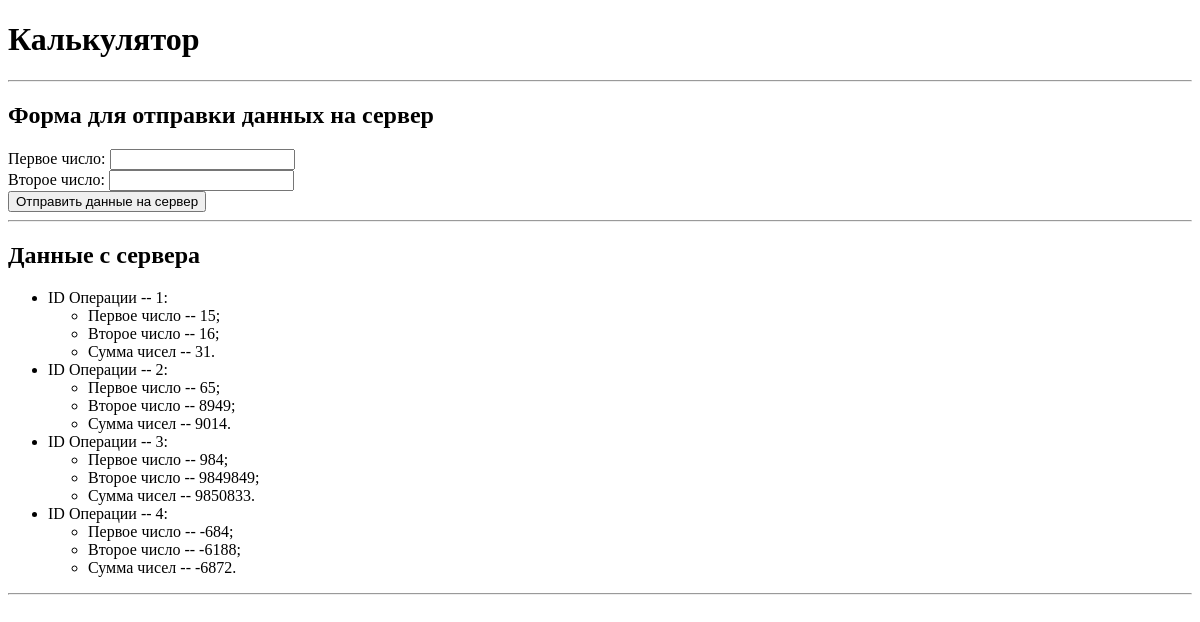
Page /calculator_two/ on the earlier database version.
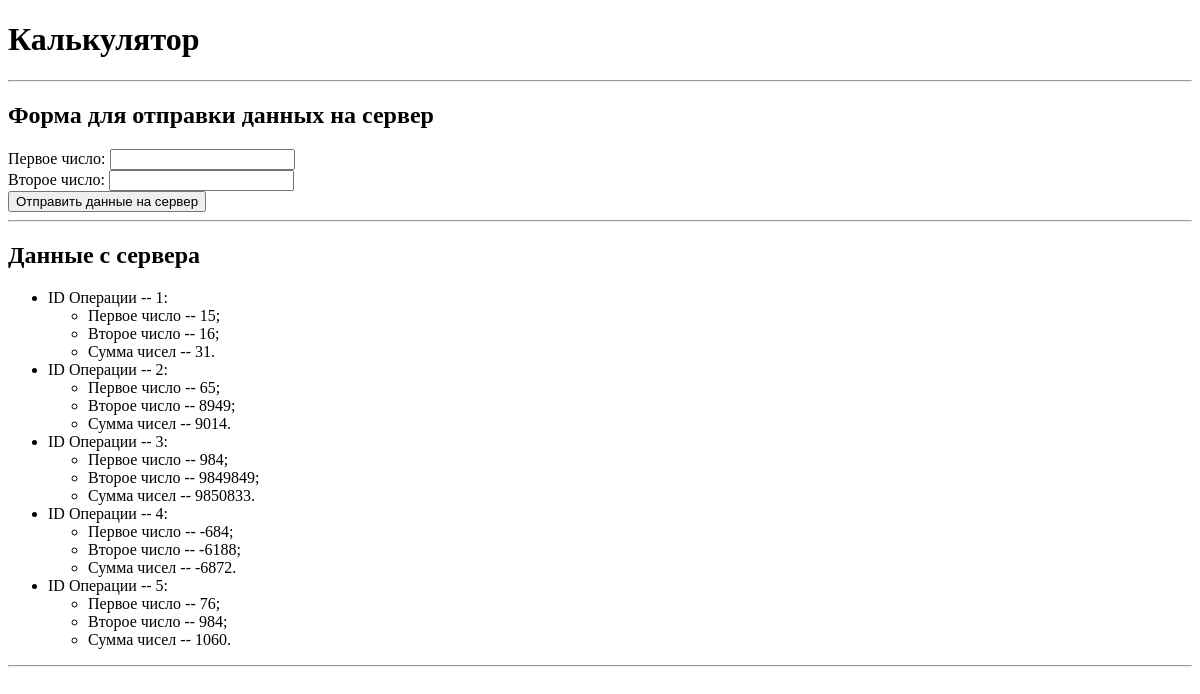
Same page on the later database version.
### calculator_two/models.py (models this page shows)
class CalculatorHistory(models.Model):
    number_one = models.IntegerField()
    number_two = models.IntegerField()
    answer = models.IntegerField()

### calculator_two/views.py (the view, shortened to what this page needs)
# urls.py: path("", menu_views.index_page),
def index_page(request):
    context = {"page_name": "Калькулятор"}
    context["data"] = CalculatorHistory.objects.all()
    return render(request, "calculator_two/index_page.html", context)

### templates/calculator_two/index_page.html (shortened to what this page needs)
{% extends 'base/base.html' %}
{% block header %}
  <h1>Калькулятор</h1>
  <hr />
{% endblock %}
{% block main %}
  <section>
    <h2>Форма для отправки данных на сервер</h2>
    <form action="/calculator_two/" method="post">
      <label for="number_one">Первое число:</label>
      <input type="number" name="number_one" />
      <br />
      <label for="number_two">Второе число:</label>
      <input type="number" name="number_two" />
      <br />
      <button type="submit">Отправить данные на сервер</button>
    </form>
    <hr />
  </section>
  <section>
    <h2>Данные с сервера</h2>
    <ul>
      {% for data_item in data %}
        <li>
          <span>ID Операции -- {{ data_item.id }}:</span>
          <ul>
            <li>Первое число -- {{ data_item.number_one }};</li>
            <li>Второе число -- {{ data_item.number_two }};</li>
            <li>Сумма чисел -- {{ data_item.answer }}.</li>
          </ul>
        </li>
      {% endfor %}
    </ul>
    <hr />
  </section>
{% endblock %}

Differences in the rows shown:
added CalculatorHistory: id "5", number_one "76", number_two "984", answer "1060"
